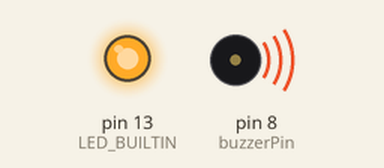
The sketch below on a simulated Arduino Uno, built with avr-gcc and run on an emulated ATmega328P. Parts: output pins drawn as LEDs (lit = HIGH), buzzer (waves = sounding).

Above: at 1.2 s.
At 1.8 s:
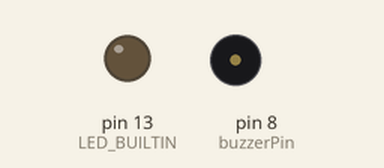
Timing chart, 0 to 3.3 s (numbered marks = the images above):
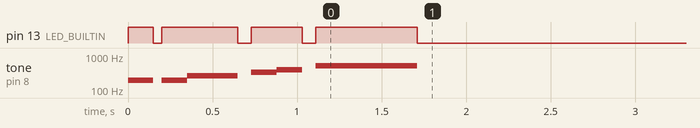

The sketch:

buzzer.ino
```cpp
// Connect + to Pin 8
// Connect -to Pin GND

const int buzzerPin = 8;

// How long each note lasts, in "beat" units (1 = short, 2 = normal, 4 = long)
int jingle[]  = { 196, 0, 196, 262, 0, 330, 392, 0, 523 };
int lengths[] = { 150, 50, 150, 300, 80, 150, 150, 80, 600 };

const int jingleCount = sizeof(jingle) / sizeof(jingle[0]);

void setup() {
  pinMode(buzzerPin, OUTPUT);
  pinMode(LED_BUILTIN, OUTPUT);

  for (int i = 0; i < jingleCount; i++) {
    if (jingle[i] != 0) {
      tone(buzzerPin, jingle[i]);
      digitalWrite(LED_BUILTIN, HIGH);
    }
    delay(lengths[i]);
    noTone(buzzerPin);
    digitalWrite(LED_BUILTIN, LOW);
  }
}

void loop() {}
```
